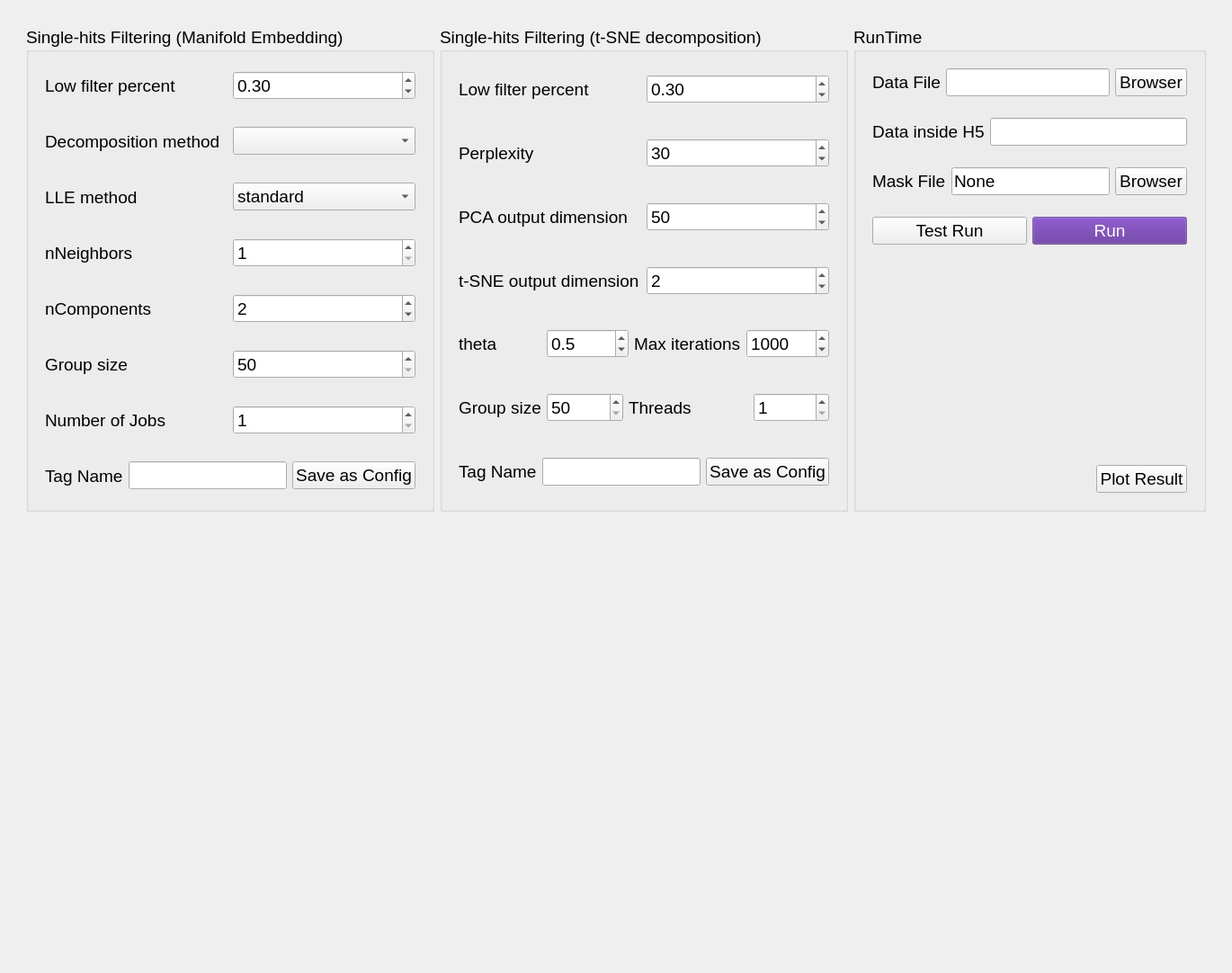
          <widget class="QWidget" name="tab_classify">
           <property name="enabled">
            <bool>true</bool>
           </property>
           <attribute name="title">
            <string>Image Filtering</string>
           </attribute>
           <layout class="QVBoxLayout" name="verticalLayout_32">
            <item>
             <widget class="QWidget" name="widget_77" native="true">
              <property name="sizePolicy">
               <sizepolicy hsizetype="Preferred" vsizetype="Expanding">
                <horstretch>0</horstretch>
                <verstretch>0</verstretch>
               </sizepolicy>
              </property>
              <layout class="QVBoxLayout" name="verticalLayout_3">
               <item>
                <widget class="QWidget" name="widget_5" native="true">
                 <property name="sizePolicy">
                  <sizepolicy hsizetype="Preferred" vsizetype="Preferred">
                   <horstretch>0</horstretch>
                   <verstretch>0</verstretch>
                  </sizepolicy>
                 </property>
                 <layout class="QHBoxLayout" name="horizontalLayout_73">
                  <item>
                   <widget class="QGroupBox" name="groupBox">
                    <property name="font">
                     <font>
                      <pointsize>14</pointsize>
                     </font>
                    </property>
                    <property name="title">
                     <string>Single-hits Filtering (Manifold Embedding)</string>
                    </property>
                    <layout class="QVBoxLayout" name="verticalLayout_4">
                     <item>
                      <widget class="QWidget" name="widget_8" native="true">
                       <layout class="QHBoxLayout" name="horizontalLayout_10">
                        <item>
                         <widget class="QLabel" name="label_5">
                          <property name="text">
                           <string>Low filter percent</string>
                          </property>
                         </widget>
                        </item>
                        <item>
                         <widget class="QDoubleSpinBox" name="doubleSpinBox">
                          <property name="decimals">
                           <number>2</number>
                          </property>
                          <property name="maximum">
                           <double>1.000000000000000</double>
                          </property>
                          <property name="singleStep">
                           <double>0.100000000000000</double>
                          </property>
                          <property name="value">
                           <double>0.300000000000000</double>
                          </property>
                         </widget>
                        </item>
                       </layout>
                      </widget>
                     </item>
                     <item>
                      <widget class="QWidget" name="widget_9" native="true">
                       <layout class="QHBoxLayout" name="horizontalLayout_11">
                        <item>
                         <widget class="QLabel" name="label_6">
                          <property name="text">
                           <string>Decomposition method</string>
                          </property>
                         </widget>
                        </item>
                        <item>
                         <widget class="QComboBox" name="comboBox_3"/>
                        </item>
                       </layout>
                      </widget>
                     </item>
                     <item>
                      <widget class="QWidget" name="widget_12" native="true">
                       <layout class="QHBoxLayout" name="horizontalLayout_14">
                        <item>
                         <widget class="QLabel" name="label_9">
                          <property name="text">
                           <string>LLE method</string>
                          </property>
                         </widget>
                        </item>
                        <item>
                         <widget class="QComboBox" name="comboBox_4">
                          <property name="enabled">
                           <bool>true</bool>
                          </property>
                          <item>
                           <property name="text">
                            <string>standard</string>
                           </property>
                          </item>
                          <item>
                           <property name="text">
                            <string>modified</string>
                           </property>
                          </item>
                          <item>
                           <property name="text">
                            <string>hessian</string>
                           </property>
                          </item>
                          <item>
                           <property name="text">
                            <string>ltsa</string>
                           </property>
                          </item>
                         </widget>
                        </item>
                       </layout>
                      </widget>
                     </item>
                     <item>
                      <widget class="QWidget" name="widget_11" native="true">
                       <layout class="QHBoxLayout" name="horizontalLayout_13">
                        <item>
                         <widget class="QLabel" name="label_8">
                          <property name="text">
                           <string>nNeighbors</string>
                          </property>
                         </widget>
                        </item>
                        <item>
                         <widget class="QSpinBox" name="spinBox_2">
                          <property name="enabled">
                           <bool>true</bool>
                          </property>
                          <property name="minimum">
                           <number>1</number>
                          </property>
                          <property name="maximum">
                           <number>1024</number>
                          </property>
                         </widget>
                        </item>
                       </layout>
                      </widget>
                     </item>
                     <item>
                      <widget class="QWidget" name="widget_10" native="true">
                       <layout class="QHBoxLayout" name="horizontalLayout_12">
                        <item>
                         <widget class="QLabel" name="label_7">
                          <property name="text">
                           <string>nComponents</string>
                          </property>
                         </widget>
                        </item>
                        <item>
                         <widget class="QSpinBox" name="spinBox">
                          <property name="minimum">
                           <number>1</number>
                          </property>
                          <property name="value">
                           <number>2</number>
                          </property>
                         </widget>
                        </item>
                       </layout>
                      </widget>
                     </item>
                     <item>
                      <widget class="QWidget" name="widget_14" native="true">
                       <layout class="QHBoxLayout" name="horizontalLayout_16">
                        <item>
                         <widget class="QLabel" name="label_11">
                          <property name="toolTip">
                           <string>&lt;html&gt;&lt;head/&gt;&lt;body&gt;&lt;p&gt;Number of patterns that are embedded together at one time&lt;/p&gt;&lt;/body&gt;&lt;/html&gt;</string>
                          </property>
                          <property name="text">
                           <string>Group size</string>
                          </property>
                         </widget>
                        </item>
                        <item>
                         <widget class="QSpinBox" name="spinBox_4">
                          <property name="minimum">
                           <number>50</number>
                          </property>
                          <property name="maximum">
                           <number>2000</number>
                          </property>
                          <property name="value">
                           <number>50</number>
                          </property>
                         </widget>
                        </item>
                       </layout>
                      </widget>
                     </item>
                     <item>
                      <widget class="QWidget" name="widget_13" native="true">
                       <layout class="QHBoxLayout" name="horizontalLayout_15">
                        <item>
                         <widget class="QLabel" name="label_10">
                          <property name="text">
                           <string>Number of Jobs</string>
                          </property>
                         </widget>
                        </item>
                        <item>
                         <widget class="QSpinBox" name="spinBox_3">
                          <property name="minimum">
                           <number>1</number>
                          </property>
                          <property name="maximum">
                           <number>99</number>
                          </property>
                         </widget>
                        </item>
                       </layout>
                      </widget>
                     </item>
                     <item>
                      <widget class="QWidget" name="widget_81" native="true">
                       <layout class="QHBoxLayout" name="horizontalLayout_67">
                        <item>
                         <widget class="QLabel" name="label_74">
                          <property name="text">
                           <string>Tag Name</string>
                          </property>
                         </widget>
                        </item>
                        <item>
                         <widget class="QLineEdit" name="lineEdit_16"/>
                        </item>
                        <item>
                         <widget class="QPushButton" name="pushButton_33">
                          <property name="text">
                           <string>Save as Config</string>
                          </property>
                         </widget>
                        </item>
                       </layout>
                      </widget>
                     </item>
                    </layout>
                   </widget>
                  </item>
                  <item>
                   <widget class="QGroupBox" name="groupBox_2">
                    <property name="font">
                     <font>
                      <pointsize>14</pointsize>
                     </font>
                    </property>
                    <property name="title">
                     <string>Single-hits Filtering (t-SNE decomposition)</string>
                    </property>
                    <layout class="QVBoxLayout" name="verticalLayout_5">
                     <item>
                      <widget class="QWidget" name="widget_15" native="true">
                       <layout class="QHBoxLayout" name="horizontalLayout_17">
                        <item>
                         <widget class="QLabel" name="label_12">
                          <property name="text">
                           <string>Low filter percent</string>
                          </property>
                         </widget>
                        </item>
                        <item>
                         <widget class="QDoubleSpinBox" name="doubleSpinBox_2">
                          <property name="maximum">
                           <double>1.000000000000000</double>
                          </property>
                          <property name="singleStep">
                           <double>0.010000000000000</double>
                          </property>
                          <property name="value">
                           <double>0.300000000000000</double>
                          </property>
                         </widget>
                        </item>
                       </layout>
                      </widget>
                     </item>
                     <item>
                      <widget class="QWidget" name="widget_17" native="true">
                       <layout class="QHBoxLayout" name="horizontalLayout_19">
                        <item>
                         <widget class="QLabel" name="label_14">
                          <property name="text">
                           <string>Perplexity</string>
                          </property>
                         </widget>
                        </item>
                        <item>
                         <widget class="QSpinBox" name="spinBox_6">
                          <property name="minimum">
                           <number>1</number>
                          </property>
                          <property name="value">
                           <number>30</number>
                          </property>
                         </widget>
                        </item>
                       </layout>
                      </widget>
                     </item>
                     <item>
                      <widget class="QWidget" name="widget_18" native="true">
                       <layout class="QHBoxLayout" name="horizontalLayout_20">
                        <item>
                         <widget class="QLabel" name="label_15">
                          <property name="toolTip">
                           <string>&lt;html&gt;&lt;head/&gt;&lt;body&gt;&lt;p&gt;t-SNE is based on PCA. Same as &amp;quot;initial_dims&amp;quot; parameter in spipy.image.classify.cluster_fTSNE()&lt;/p&gt;&lt;/body&gt;&lt;/html&gt;</string>
                          </property>
                          <property name="text">
                           <string>PCA output dimension</string>
                          </property>
                         </widget>
                        </item>
                        <item>
                         <widget class="QSpinBox" name="spinBox_7">
                          <property name="minimum">
                           <number>2</number>
                          </property>
                          <property name="value">
                           <number>50</number>
                          </property>
                         </widget>
                        </item>
                       </layout>
                      </widget>
                     </item>
                     <item>
                      <widget class="QWidget" name="widget_16" native="true">
                       <layout class="QHBoxLayout" name="horizontalLayout_18">
                        <item>
                         <widget class="QLabel" name="label_13">
                          <property name="text">
                           <string>t-SNE output dimension</string>
                          </property>
                         </widget>
                        </item>
                        <item>
                         <widget class="QSpinBox" name="spinBox_5">
                          <property name="minimum">
                           <number>1</number>
                          </property>
                          <property name="value">
                           <number>2</number>
                          </property>
                         </widget>
                        </item>
                       </layout>
                      </widget>
                     </item>
                     <item>
                      <widget class="QWidget" name="widget_19" native="true">
                       <layout class="QHBoxLayout" name="horizontalLayout_21">
                        <item>
                         <widget class="QLabel" name="label_16">
                          <property name="toolTip">
                           <string>the speed vs accuracy trade-off parameter, theta=1 means highest speed with lowest accuracy</string>
                          </property>
                          <property name="text">
                           <string>theta</string>
                          </property>
                         </widget>
                        </item>
                        <item>
                         <widget class="QDoubleSpinBox" name="doubleSpinBox_3">
                          <property name="decimals">
                           <number>1</number>
                          </property>
                          <property name="maximum">
                           <double>1.000000000000000</double>
                          </property>
                          <property name="singleStep">
                           <double>0.100000000000000</double>
                          </property>
                          <property name="value">
                           <double>0.500000000000000</double>
                          </property>
                         </widget>
                        </item>
                        <item>
                         <widget class="QLabel" name="label_17">
                          <property name="text">
                           <string>Max iterations</string>
                          </property>
                         </widget>
                        </item>
                        <item>
                         <widget class="QSpinBox" name="spinBox_8">
                          <property name="minimum">
                           <number>1</number>
                          </property>
                          <property name="maximum">
                           <number>10000</number>
                          </property>
                          <property name="singleStep">
                           <number>100</number>
                          </property>
                          <property name="value">
                           <number>1000</number>
                          </property>
                         </widget>
                        </item>
                       </layout>
                      </widget>
                     </item>
                     <item>
                      <widget class="QWidget" name="widget_21" native="true">
                       <layout class="QHBoxLayout" name="horizontalLayout_22">
                        <item>
                         <widget class="QLabel" name="label_18">
                          <property name="toolTip">
                           <string/>
                          </property>
                          <property name="whatsThis">
                           <string>pattern number of each group in decomposition</string>
                          </property>
                          <property name="text">
                           <string>Group size</string>
                          </property>
                         </widget>
                        </item>
                        <item>
                         <widget class="QSpinBox" name="spinBox_9">
                          <property name="minimum">
                           <number>50</number>
                          </property>
                          <property name="maximum">
                           <number>2000</number>
                          </property>
                          <property name="value">
                           <number>50</number>
                          </property>
                         </widget>
                        </item>
                        <item>
                         <widget class="QLabel" name="label_19">
                          <property name="text">
                           <string>Threads            </string>
                          </property>
                         </widget>
                        </item>
                        <item>
                         <widget class="QSpinBox" name="spinBox_10">
                          <property name="minimum">
                           <number>1</number>
                          </property>
                         </widget>
                        </item>
                       </layout>
                      </widget>
                     </item>
                     <item>
                      <widget class="QWidget" name="widget_20" native="true">
                       <layout class="QHBoxLayout" name="horizontalLayout_23">
                        <item>
                         <widget class="QLabel" name="label_75">
                          <property name="text">
                           <string>Tag Name</string>
                          </property>
                         </widget>
                        </item>
                        <item>
                         <widget class="QLineEdit" name="lineEdit_17"/>
                        </item>
                        <item>
                         <widget class="QPushButton" name="pushButton_5">
                          <property name="text">
                           <string>Save as Config</string>
                          </property>
                         </widget>
                        </item>
                       </layout>
                      </widget>
                     </item>
                    </layout>
                    <zorder>widget_15</zorder>
                    <zorder>widget_16</zorder>
                    <zorder>widget_17</zorder>
                    <zorder>widget_18</zorder>
                    <zorder>widget_19</zorder>
                    <zorder>widget_20</zorder>
                    <zorder>widget_21</zorder>
                   </widget>
                  </item>
                  <item>
                   <widget class="QGroupBox" name="groupBox_13">
                    <property name="font">
                     <font>
                      <pointsize>14</pointsize>
                     </font>
                    </property>
                    <property name="title">
                     <string>RunTime</string>
                    </property>
                    <layout class="QVBoxLayout" name="verticalLayout_35">
                     <item>
                      <widget class="QWidget" name="widget_4" native="true">
                       <layout class="QHBoxLayout" name="horizontalLayout_6">
                        <item>
                         <widget class="QLabel" name="label_2">
                          <property name="sizePolicy">
                           <sizepolicy hsizetype="Preferred" vsizetype="Preferred">
                            <horstretch>0</horstretch>
                            <verstretch>0</verstretch>
                           </sizepolicy>
                          </property>
                          <property name="mouseTracking">
                           <bool>true</bool>
                          </property>
                          <property name="toolTip">
                           <string extracomment="All H5 and CXI files are selected as data file, and &quot;mask.npy&quot; is mask file">&lt;html&gt;&lt;head/&gt;&lt;body&gt;&lt;p&gt;All H5 and CXI file are selected as data.&lt;/p&gt;&lt;/body&gt;&lt;/html&gt;</string>
                          </property>
                          <property name="statusTip">
                           <string extracomment="All H5 and CXI files are selected as data file, and &quot;mask.npy&quot; is mask file"/>
                          </property>
                          <property name="whatsThis">
                           <string extracomment="All H5 and CXI files are selected as data file, and &quot;mask.npy&quot; is mask file"/>
                          </property>
                          <property name="text">
                           <string>Data File</string>
                          </property>
                         </widget>
                        </item>
                        <item>
                         <widget class="QLineEdit" name="lineEdit">
                          <property name="sizePolicy">
                           <sizepolicy hsizetype="Expanding" vsizetype="Fixed">
                            <horstretch>1</horstretch>
                            <verstretch>0</verstretch>
                           </sizepolicy>
                          </property>
                         </widget>
                        </item>
                        <item>
                         <widget class="QPushButton" name="pushButton_4">
                          <property name="sizePolicy">
                           <sizepolicy hsizetype="Minimum" vsizetype="Fixed">
                            <horstretch>0</horstretch>
                            <verstretch>0</verstretch>
                           </sizepolicy>
                          </property>
                          <property name="text">
                           <string>Browser</string>
                          </property>
                         </widget>
                        </item>
                       </layout>
                      </widget>
                     </item>
                     <item>
                      <widget class="QWidget" name="widget_6" native="true">
                       <layout class="QHBoxLayout" name="horizontalLayout_7">
                        <item>
                         <widget class="QLabel" name="label_3">
                          <property name="sizePolicy">
                           <sizepolicy hsizetype="Preferred" vsizetype="Preferred">
                            <horstretch>0</horstretch>
                            <verstretch>0</verstretch>
                           </sizepolicy>
                          </property>
                          <property name="toolTip">
                           <string extracomment="All H5 and CXI files are selected as data file, and &quot;mask.npy&quot; is mask file"/>
                          </property>
                          <property name="text">
                           <string>Data inside H5</string>
                          </property>
                          <property name="alignment">
                           <set>Qt::AlignCenter</set>
                          </property>
                         </widget>
                        </item>
                        <item>
                         <widget class="QLineEdit" name="lineEdit_2">
                          <property name="sizePolicy">
                           <sizepolicy hsizetype="Expanding" vsizetype="Fixed">
                            <horstretch>1</horstretch>
                            <verstretch>0</verstretch>
                           </sizepolicy>
                          </property>
                         </widget>
                        </item>
                       </layout>
                      </widget>
                     </item>
                     <item>
                      <widget class="QWidget" name="widget_87" native="true">
                       <layout class="QHBoxLayout" name="horizontalLayout_9">
                        <item>
                         <widget class="QLabel" name="label_28">
                          <property name="toolTip">
                           <string>set 'None' to ignore</string>
                          </property>
                          <property name="text">
                           <string>Mask File</string>
                          </property>
                         </widget>
                        </item>
                        <item>
                         <widget class="QLineEdit" name="lineEdit_5">
                          <property name="sizePolicy">
                           <sizepolicy hsizetype="Preferred" vsizetype="Fixed">
                            <horstretch>0</horstretch>
                            <verstretch>0</verstretch>
                           </sizepolicy>
                          </property>
                          <property name="text">
                           <string>None</string>
                          </property>
                         </widget>
                        </item>
                        <item>
                         <widget class="QPushButton" name="pushButton_9">
                          <property name="text">
                           <string>Browser</string>
                          </property>
                         </widget>
                        </item>
                       </layout>
                      </widget>
                     </item>
                     <item>
                      <widget class="QWidget" name="widget_88" native="true">
                       <layout class="QHBoxLayout" name="horizontalLayout_74">
                        <item>
                         <widget class="QPushButton" name="pushButton_7">
                          <property name="text">
                           <string>Test Run</string>
                          </property>
                         </widget>
                        </item>
                        <item>
                         <widget class="QPushButton" name="pushButton_34">
                          <property name="styleSheet">
                           <string notr="true">background-color: rgba(90, 40, 150, 128);
color: rgb(255, 255, 255);</string>
                          </property>
                          <property name="text">
                           <string>Run</string>
                          </property>
                         </widget>
                        </item>
                       </layout>
                      </widget>
                     </item>
                     <item>
                      <spacer name="verticalSpacer_4">
                       <property name="orientation">
                        <enum>Qt::Vertical</enum>
                       </property>
                       <property name="sizeHint" stdset="0">
                        <size>
                         <width>20</width>
                         <height>221</height>
                        </size>
                       </property>
                      </spacer>
                     </item>
                     <item>
                      <widget class="QWidget" name="widget_7" native="true">
                       <layout class="QHBoxLayout" name="horizontalLayout_8">
                        <item>
                         <spacer name="horizontalSpacer_3">
                          <property name="orientation">
                           <enum>Qt::Horizontal</enum>
                          </property>
                          <property name="sizeHint" stdset="0">
                           <size>
                            <width>168</width>
                            <height>20</height>
                           </size>
                          </property>
                         </spacer>
                        </item>
                        <item>
                         <widget class="QPushButton" name="pushButton_35">
                          <property name="text">
                           <string>Plot Result</string>
                          </property>
                         </widget>
                        </item>
                       </layout>
                      </widget>
                     </item>
                    </layout>
                   </widget>
                  </item>
                 </layout>
                </widget>
               </item>
               <item>
                <spacer name="verticalSpacer">
                 <property name="orientation">
                  <enum>Qt::Vertical</enum>
                 </property>
                 <property name="sizeType">
                  <enum>QSizePolicy::Expanding</enum>
                 </property>
                 <property name="sizeHint" stdset="0">
                  <size>
                   <width>20</width>
                   <height>484</height>
                  </size>
                 </property>
                </spacer>
               </item>
              </layout>
             </widget>
            </item>
           </layout>
          </widget>
